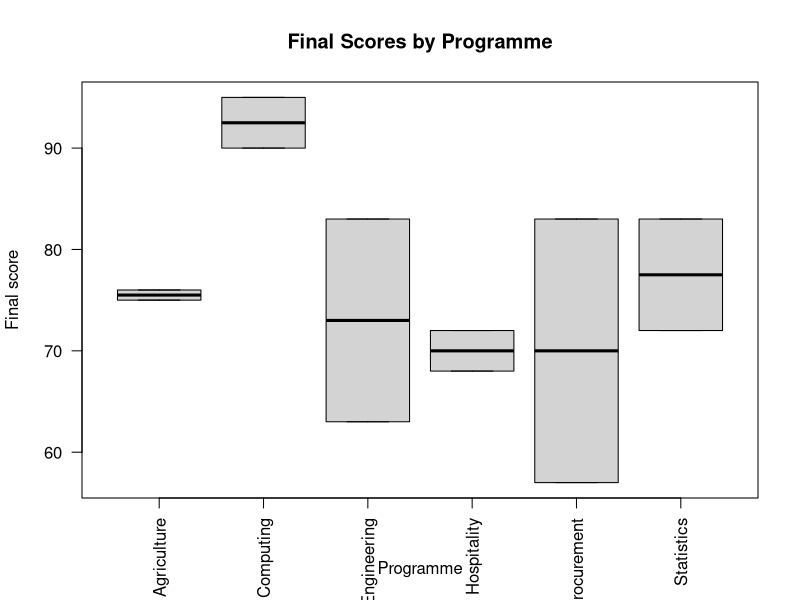

The R script that drew this image:
# ==============================================================================
# Learning R
# Part V: Statistical Inference and Hypothesis Testing
# Lesson 35: Non-Parametric Tests and Rank-Based Methods
# Suggested Solutions
# ==============================================================================

# Exercise 1: Explain appropriate uses.
rank_method_reasons <- data.frame(
  situation = c(
    "Ordinal outcome",
    "Strongly skewed distribution",
    "Extreme values dominate means",
    "Small sample with implausible normality",
    "Monotonic association"
  ),
  suitable_method = c(
    "Wilcoxon or Kruskal-Wallis",
    "Rank-sum or signed-rank",
    "Rank-based location test",
    "Exact or approximate rank test",
    "Spearman or Kendall correlation"
  ),
  stringsAsFactors = FALSE
)

rank_method_reasons

# Exercise 2: One-sample signed-rank test.
scores <- c(
  62,
  68,
  70,
  74,
  75,
  80,
  82,
  66,
  71,
  77
)

one_sample_wilcoxon <- wilcox.test(
  scores,
  mu = 70,
  alternative = "two.sided",
  exact = FALSE
)

one_sample_wilcoxon

# Exercise 3: Simple sign test.
differences <- scores - 70

positive_count <- sum(
  differences > 0
)

nonzero_count <- sum(
  differences != 0
)

sign_test <- binom.test(
  positive_count,
  nonzero_count,
  p = 0.5
)

sign_test

# Exercise 4: Paired Wilcoxon test.
before_scores <- c(
  60,
  65,
  70,
  72,
  68,
  75,
  66,
  71
)

after_scores <- c(
  64,
  67,
  74,
  73,
  72,
  80,
  70,
  74
)

paired_wilcoxon <- wilcox.test(
  after_scores,
  before_scores,
  paired = TRUE,
  exact = FALSE
)

paired_wilcoxon

paired_differences <-
  after_scores -
  before_scores

summary(
  paired_differences
)

# Exercise 5: Independent rank-sum test.
student_data <- read.csv(
  "data/student_scores.csv",
  stringsAsFactors = FALSE
)

two_programmes <- student_data[
  student_data$programme %in%
    c(
      "Statistics",
      "Procurement"
    ),
]

rank_sum_test <- wilcox.test(
  final_score ~ programme,
  data = two_programmes,
  exact = FALSE,
  conf.int = TRUE
)

rank_sum_test

# Exercise 6: Median and IQR summaries.
rank_group_summary <- aggregate(
  final_score ~ programme,
  data = two_programmes,
  FUN = function(x) {
    c(
      n = length(x),
      median = median(x),
      iqr = IQR(x)
    )
  }
)

rank_group_summary

# Exercise 7: Kruskal-Wallis test.
kruskal_result <- kruskal.test(
  final_score ~ programme,
  data = student_data
)

kruskal_result

# Exercise 8: Adjusted pairwise Wilcoxon tests.
pairwise_rank_results <- pairwise.wilcox.test(
  student_data$final_score,
  student_data$programme,
  p.adjust.method = "holm",
  exact = FALSE
)

pairwise_rank_results

# Exercise 9: Compare ANOVA and Kruskal-Wallis.
anova_table <- summary(
  aov(
    final_score ~ programme,
    data = student_data
  )
)[[1]]

method_comparison <- data.frame(
  method = c(
    "One-way ANOVA",
    "Kruskal-Wallis"
  ),
  statistic = c(
    anova_table[
      1,
      "F value"
    ],
    unname(
      kruskal_result$statistic
    )
  ),
  degrees_of_freedom = c(
    anova_table[
      1,
      "Df"
    ],
    unname(
      kruskal_result$parameter
    )
  ),
  p_value = c(
    anova_table[
      1,
      "Pr(>F)"
    ],
    kruskal_result$p.value
  ),
  stringsAsFactors = FALSE
)

method_comparison

# Exercise 10: Calculate rank-based effect sizes.
group_levels <- unique(
  two_programmes$programme
)

group_one <- two_programmes$final_score[
  two_programmes$programme ==
    group_levels[1]
]

group_two <- two_programmes$final_score[
  two_programmes$programme ==
    group_levels[2]
]

direction <- sign(
  median(
    group_one
  ) -
  median(
    group_two
  )
)

approximate_z <- qnorm(
  rank_sum_test$p.value / 2,
  lower.tail = FALSE
) * direction

rank_effect_r <-
  approximate_z /
  sqrt(
    length(group_one) +
      length(group_two)
  )

h_value <- unname(
  kruskal_result$statistic
)

number_groups <- length(
  unique(
    student_data$programme
  )
)

total_n <- sum(
  complete.cases(
    student_data[
      c(
        "final_score",
        "programme"
      )
    ]
  )
)

epsilon_squared <- (
  h_value -
    number_groups +
    1
) / (
  total_n -
    number_groups
)

data.frame(
  effect_size = c(
    "Rank-sum r",
    "Kruskal-Wallis epsilon squared"
  ),
  value = c(
    rank_effect_r,
    epsilon_squared
  ),
  stringsAsFactors = FALSE
)

# Exercise 11: Inspect ties.
score_frequency <- table(
  student_data$final_score
)

ties <- score_frequency[
  score_frequency > 1
]

ties

# Exercise 12: Spearman and Kendall correlations.
spearman_result <- cor.test(
  student_data$coursework_score,
  student_data$examination_score,
  method = "spearman",
  exact = FALSE
)

kendall_result <- cor.test(
  student_data$coursework_score,
  student_data$examination_score,
  method = "kendall",
  exact = FALSE
)

spearman_result
kendall_result

# Exercise 13: Reusable reporting functions.
report_one_sample_wilcoxon <- function(
  x,
  null_location = 0,
  alternative = c(
    "two.sided",
    "less",
    "greater"
  )
) {
  alternative <- match.arg(
    alternative
  )

  observed <- x[
    !is.na(x)
  ]

  result <- wilcox.test(
    observed,
    mu = null_location,
    alternative = alternative,
    exact = FALSE
  )

  data.frame(
    n = length(observed),
    median = median(observed),
    null_location = null_location,
    statistic =
      unname(
        result$statistic
      ),
    p_value =
      result$p.value,
    stringsAsFactors = FALSE
  )
}

report_rank_sum <- function(
  data,
  outcome,
  group
) {
  required <- c(
    outcome,
    group
  )

  if (!all(
    required %in% names(data)
  )) {
    stop(
      "Required variables are missing.",
      call. = FALSE
    )
  }

  groups <- unique(
    data[[group]][
      !is.na(
        data[[group]]
      )
    ]
  )

  if (length(groups) != 2L) {
    stop(
      "Exactly two groups are required.",
      call. = FALSE
    )
  }

  formula_object <- reformulate(
    group,
    response = outcome
  )

  result <- wilcox.test(
    formula_object,
    data = data,
    exact = FALSE
  )

  data.frame(
    group_1 = groups[1],
    group_2 = groups[2],
    median_1 = median(
      data[[outcome]][
        data[[group]] ==
          groups[1]
      ],
      na.rm = TRUE
    ),
    median_2 = median(
      data[[outcome]][
        data[[group]] ==
          groups[2]
      ],
      na.rm = TRUE
    ),
    statistic =
      unname(
        result$statistic
      ),
    p_value =
      result$p.value,
    stringsAsFactors = FALSE
  )
}

report_kruskal_wallis <- function(
  data,
  outcome,
  group
) {
  formula_object <- reformulate(
    group,
    response = outcome
  )

  result <- kruskal.test(
    formula_object,
    data = data
  )

  complete_data <- data[
    complete.cases(
      data[
        c(
          outcome,
          group
        )
      ]
    ),
  ]

  k <- length(
    unique(
      complete_data[[group]]
    )
  )

  n <- nrow(
    complete_data
  )

  h <- unname(
    result$statistic
  )

  data.frame(
    h = h,
    degrees_of_freedom =
      unname(
        result$parameter
      ),
    p_value =
      result$p.value,
    epsilon_squared =
      (
        h -
          k +
          1
      ) / (
        n -
          k
      ),
    stringsAsFactors = FALSE
  )
}

report_one_sample_wilcoxon(
  scores,
  null_location = 70
)

report_rank_sum(
  two_programmes,
  "final_score",
  "programme"
)

report_kruskal_wallis(
  student_data,
  "final_score",
  "programme"
)

# Exercise 14: Complete interpretation.
kruskal_report <- report_kruskal_wallis(
  student_data,
  "final_score",
  "programme"
)

decision <- if (
  kruskal_report$p_value < 0.05
) {
  "reject"
} else {
  "fail to reject"
}

interpretation <- paste(
  "A Kruskal-Wallis test compared final-score distributions across",
  "programmes. The test produced H(",
  kruskal_report$degrees_of_freedom,
  ") = ",
  round(
    kruskal_report$h,
    3
  ),
  ", p = ",
  format.pval(
    kruskal_report$p_value,
    digits = 3,
    eps = 0.001
  ),
  ". We therefore ",
  decision,
  " the null hypothesis. Epsilon squared was ",
  round(
    kruskal_report$epsilon_squared,
    3
  ),
  ". Interpretation should consider group medians, IQRs and distribution",
  "shapes rather than assuming that the test concerns medians alone.",
  sep = ""
)

interpretation

# Visual assessment.
boxplot(
  final_score ~ programme,
  data = student_data,
  main = "Final Scores by Programme",
  xlab = "Programme",
  ylab = "Final score",
  las = 2
)

# Practical assessment workflow.
rank_test_assessment <- list(
  one_sample =
    report_one_sample_wilcoxon(
      scores,
      70
    ),
  paired =
    paired_wilcoxon,
  independent =
    report_rank_sum(
      two_programmes,
      "final_score",
      "programme"
    ),
  kruskal_wallis =
    kruskal_report,
  pairwise =
    pairwise_rank_results,
  method_comparison =
    method_comparison,
  spearman =
    spearman_result,
  kendall =
    kendall_result
)

rank_test_assessment

# ==============================================================================
# End of Lesson 35 Solutions
# ==============================================================================
